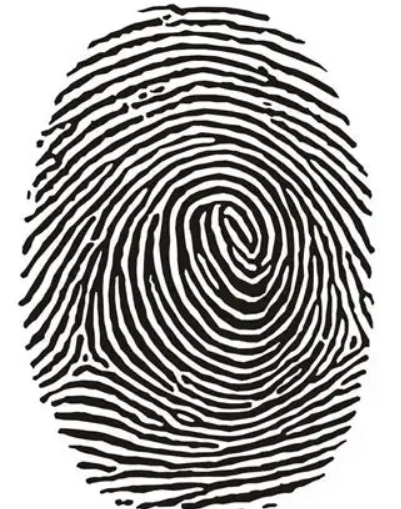
#> input picture P&V/fingerPrint.png, 401 x 509 px, found by its file name; the run also reads 2 pictures not shown here
$ jupyter execute --allow-errors '04_灰度变换、直方图.ipynb'   (older library calls are emulated)
#> lines starting #> are read from the running program, lines starting #| are printed output that depends on the picture
# 4. 灰度变换、直方图与图像复原

**目标**：掌握图像像素域的增强方法（灰度变换、直方图处理）以及基础的图像去噪与复原技术，为后续的形态学、边缘检测和高级分割打下基础。

在上一章中，我们处理图像时主要关注**色彩空间**（把图像从 BGR 转到 HSV、YCrCb、Lab）和**颜色信息**的利用。
但现实中的图像往往存在**对比度不足、亮度偏暗、噪声干扰、模糊**等问题。本章要做的事情可以概括为一句话：**在像素域直接对灰度值进行映射和统计，从而增强图像、去除噪声、恢复模糊**。

这两类操作贯穿了几乎所有传统图像处理任务：医学影像增强、指纹识别、老照片修复、监控视频去噪，都建立在它们之上。本章会先把每一类操作的**原理**讲清楚，再用 OpenCV 函数验证。

> **代码独立性说明**：本章每个代码块都**完全自包含**——自己导入库、自己读取图像（或自建测试数据），不依赖其他任何小节。每个代码块都可以单独运行。

## 4.0 术语与变量名约定（先读这一段）

本章会频繁出现 **灰度变换、直方图、均衡化、去噪、复原** 这些**图像处理术语**。为了避免「术语」和「代码变量」混淆，本章统一约定：

| 图像处理术语 | 代码里的图像变量 | 说明 |
|--------------|------------------|------|
| 原始灰度图 | `img_gray` | 单通道灰度图 |
| 变换后图像 | `img_transformed` | 经过灰度变换后的图像 |
| 直方图 | `hist` | 一维数组，长度为 256 |
| 均衡化后图像 | `img_eq` | 经过直方图均衡化的图像 |
| 去噪后图像 | `img_denoised` | 经过滤波去噪后的图像 |
| 复原后图像 | `img_restored` | 经过维纳滤波或逆滤波后的图像 |

**两条硬规则**：

1. **不要把 `gray`、`hist`、`eq` 当变量名**——它们是图像处理术语，直接当变量名会让读者分不清「这是在说概念，还是在说某个数组」。统一用 `img_gray`、`hist`、`img_eq`。
2. **`img_gray` 只是一个普通的 NumPy 二维数组**，形状为 `(height, width)`，数值范围通常是 0~255。它不是特殊类型，OpenCV 也不会因为变量名叫 `img_gray` 就自动按灰度处理。

**本章所需的测试图像**

本章使用以下图像（存放在 `P&V/` 目录下）：

- `bone.jpg`：骨骼 X 光图，适合演示灰度变换、Gamma 校正、直方图均衡化、CLAHE；
- `fingerprint.png`：指纹图（干净图），适合演示反转变换、比特平面、灰度直方图；去噪、去模糊部分会在代码中**自行加噪/加模糊**再处理；
- `coin.jpg`：硬币图，适合演示灰度直方图、直方图匹配、图像修复；
- `grayLena.bmp`：灰度自然图像，用于和硬币图、指纹图对比直方图形态；
- `darkcolorful.png`：暗调彩色图（人像 + 草地 + 野餐布），颜色丰富、整体偏暗，适合演示彩色图像均衡化策略；
- `house.jpg`：故宫彩色图，颜色丰富、亮度正常，适合对比“保色策略”；
- `portraitGrass.png`：人像 + 绿色草地，颜色丰富、目标与背景差异明显，适合演示 2D 直方图与反向投影；
- 4.4 节会使用**自己合成的测试图**，因为自制图的灰度分区更明确，能更清楚地展示对比度拉伸和灰度级分层的效果。

主要内容：
1. 图像反转变换
2. 线性灰度变换
3. 非线性灰度变换：对数变换、幂律变换（Gamma 校正）
4. Gamma 校正：物理意义、LUT 实现
5. 分段线性变换：对比度拉伸、灰度级分层
6. 灰度变换之比特平面
7. 基于灰度变换调整图像色阶
8. 对比度与亮度调整：convertScaleAbs
9. 图像的灰度直方图：计算、绘制
10. 直方图均衡化：equalizeHist
11. 直方图匹配：calcHist + LUT 实现
12. 基于局部直方图统计量的图像增强
13. 限制对比度自适应直方图均衡化：createCLAHE
14. 彩色图像均衡化策略（YCrCb 的 Y / Lab 的 L 通道）
15. 2D 直方图：H-S 平面联合直方图
16. 直方图反向投影：calcBackProject
17. 噪声模型：高斯、椒盐、泊松、乘性噪声
18. 去噪基础：非局部均值、快速非局部均值、双边滤波
19. 去噪效果评估：PSNR、SSIM
20. 去模糊基础：维纳滤波、逆滤波
21. 图像修复：inpaint、INPAINT_TELEA、INPAINT_NS
22. 常见坑与附录

---
## 4.1 图像反转变换 (Image Negative)

反转变换将图像的灰度值进行反转，公式为 $s = L - 1 - r$，其中 $L$ 是灰度级数（通常为 256），$r$ 是原始灰度值，$s$ 是变换后的灰度值。

**应用场景**：常用于增强暗区域中的白色或灰色细节，例如医学影像中的数字减影血管造影（DSA），或者指纹图像中突出脊线。

**OpenCV 实现**：

```python
img_neg = 255 - img_gray
```

或者使用 `cv2.bitwise_not`：

```python
img_neg = cv2.bitwise_not(img_gray)
```

> **常见坑**：
> - **反转后图像全黑/全白**：如果误把 `255 - img_gray` 写成 `img_gray - 255`，uint8 会回绕，结果完全错误。解决：严格按 $s = 255 - r$ 写，或直接用 `cv2.bitwise_not`。
> - **对彩色图直接做 `255 - img_bgr`**：这是对 B/G/R 三个通道同时反转，会改变色调（相当于反色），不是“灰度反转”。如果只想反转亮度，应先转灰度或转 YCrCb 只处理 Y 通道。

[cell 1]
# ============ 4.1 实例：图像反转变换 ============
# 本节完全独立：自己导入库、自己读取图像

import numpy as np                                                                  # 导入 NumPy
import cv2                                                                          # 导入 OpenCV
import matplotlib.pyplot as plt                                                     # 导入 Matplotlib

plt.rcParams['font.sans-serif'] = ['SimHei', 'Microsoft YaHei', 'Arial Unicode MS', 'DejaVu Sans']  # 设置中文字体
plt.rcParams['axes.unicode_minus'] = False                                          # 正常显示负号

img_gray = cv2.imread('P&V/fingerprint.png', cv2.IMREAD_GRAYSCALE)                  # 读取灰度图
assert img_gray is not None, '图像读取失败，请检查路径: P&V/fingerprint.png'        # 断言图像读取成功

# 反转变换
img_neg = 255 - img_gray                                                            # 公式 s = 255 - r
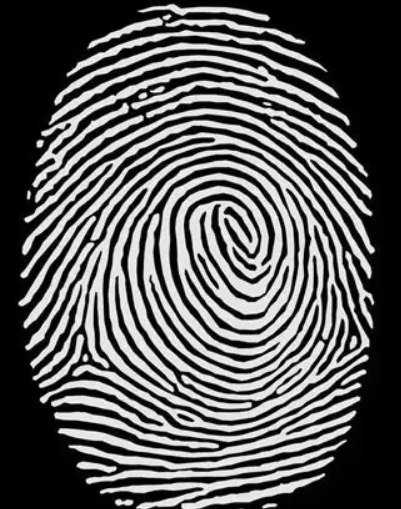
#> img_neg: shape (509, 401); min 0, max 255, mean 91.3

# 显示
plt.figure(figsize=(12, 5))                                                         # 画布

plt.subplot(1, 2, 1)                                                                # 原图
plt.imshow(img_gray, cmap='gray')                                                   # 显示
plt.title('Original (Fingerprint)')                                                 # 标题
plt.axis('off')                                                                     # 关闭坐标轴

plt.subplot(1, 2, 2)                                                                # 反转变换
plt.imshow(img_neg, cmap='gray')                                                    # 显示
plt.title('Negative Transform')                                                     # 标题
plt.axis('off')                                                                     # 关闭坐标轴

plt.tight_layout()                                                                  # 调整间距
plt.show()                                                                          # 渲染
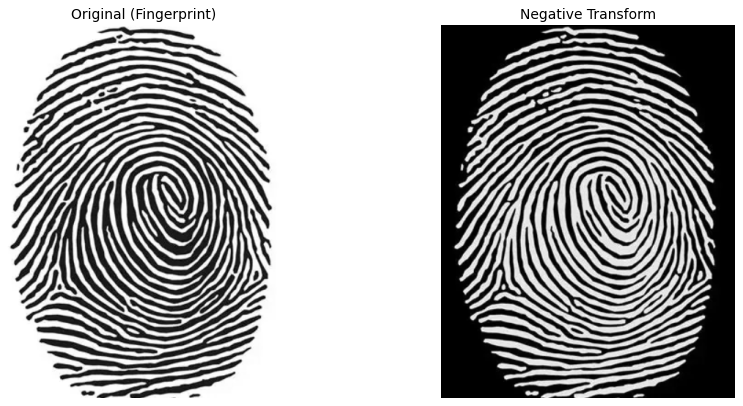
#> figure drawn by matplotlib, 2 panels

print('结论：反转变换将亮暗互换，常用于增强暗部细节')                                # 打印结论

---
## 4.2 线性灰度变换 (Linear Gray-level Transformation)

线性变换公式：$s = a \cdot r + b$。

- $a$：对比度系数（$a > 1$ 增加对比度，$0 < a < 1$ 降低对比度）；
- $b$：亮度偏移（$b > 0$ 增加亮度，$b < 0$ 降低亮度）。

**超出 0~255 怎么办**：不需要自己手工写截断逻辑，OpenCV 的 `cv2.convertScaleAbs` 已经帮你处理了。

```python
img_linear = cv2.convertScaleAbs(img_gray, alpha=a, beta=b)
```

它的内部流程是：

1. 先做线性变换 $s = a \cdot r + b$；
2. 对结果取**绝对值** `|s|`；
3. 再**饱和截断**到 `uint8` 的范围 `[0, 255]`，也就是超过 255 的按 255 处理、低于 0 的按 0 处理；
4. 返回 `uint8` 图像。

所以直接调用 `cv2.convertScaleAbs` 即可，**不需要**再手动 `np.clip`。这也是本章 4.2 实例里用的方式：

```python
img_linear = cv2.convertScaleAbs(img_gray, alpha=1.5, beta=30)
```

**什么时候才需要手工用 NumPy**：

- 你想自己控制截断方式（比如不取绝对值，只做 `clip`，保留负值的处理逻辑）；
- 你要做的是更复杂的逐像素映射，OpenCV 没有现成函数；
- 你想在 `float32` 域里连续做多步运算，最后再统一截断回 `uint8`。

这时才写成：

```python
img_linear = np.clip(a * img_gray.astype(np.float32) + b, 0, 255).astype(np.uint8)
```

**注意 `convertScaleAbs` 的“取绝对值”语义**：当 `a > 0` 时，`a*r + b` 一般不会为负（除非 `b` 很小且 `r` 很小），取绝对值与直接截断结果一致；但当 `a` 或 `b` 为负时，`convertScaleAbs` 会先把负值变成正值再截断，和 `np.clip` 的结果不同。做常规对比度/亮度调整时 `a > 0`，两者等价，可以放心用 `convertScaleAbs`。

> **常见坑**：
> - **灰度变换后图像全黑/全白**：变换系数过大或过小，超出 0~255 后没有截断，uint8 回绕。解决：用 `cv2.convertScaleAbs`（自动饱和截断），或手工 `np.clip(..., 0, 255).astype(np.uint8)`。
> - **手工写 `a * img_gray + b` 直接 `astype(np.uint8)`**：`img_gray` 是 uint8，`a * img_gray` 会先按 uint8 运算再回绕，负值和超过 255 的值都会出错。解决：先 `img_gray.astype(np.float32)`，再运算，最后 `np.clip` 后转 `uint8`。
> - **误以为 `convertScaleAbs` 等价于 `np.clip`**：`convertScaleAbs` 会先取绝对值再截断，当 `a` 或 `b` 为负时结果和 `np.clip` 不同。做常规对比度/亮度调整时 `a > 0`，两者等价；一旦涉及负系数，就要明确自己要的是“取绝对值”还是“截断到 0”。

[cell 2]
# ============ 4.2 实例：线性灰度变换 ============
# 本节完全独立：自己导入库、自己读取图像

import numpy as np                                                                  # 导入 NumPy
import cv2                                                                          # 导入 OpenCV
import matplotlib.pyplot as plt                                                     # 导入 Matplotlib

plt.rcParams['font.sans-serif'] = ['SimHei', 'Microsoft YaHei', 'Arial Unicode MS', 'DejaVu Sans']  # 设置中文字体
plt.rcParams['axes.unicode_minus'] = False                                          # 正常显示负号

img_gray = cv2.imread('P&V/bone.jpg', cv2.IMREAD_GRAYSCALE)                         # 读取灰度图
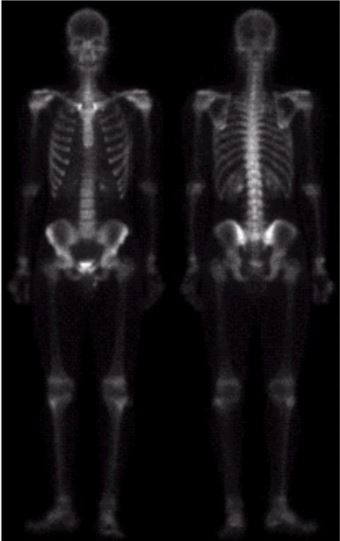
#> input picture P&V/bone.jpg, 340 x 541 px
#> img_gray: shape (541, 340)
assert img_gray is not None, '图像读取失败，请检查路径: P&V/bone.jpg'               # 断言图像读取成功

# 线性变换：a=1.5 (增加对比度), b=30 (增加亮度)
img_linear = cv2.convertScaleAbs(img_gray, alpha=1.5, beta=30)                      # 线性变换
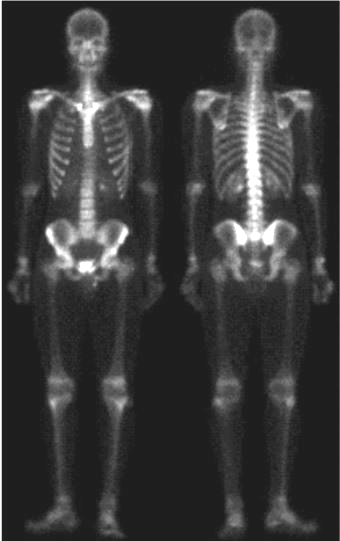
#> img_linear: shape (541, 340); min 30, max 255, mean 57.6

# 显示
plt.figure(figsize=(12, 5))                                                         # 画布

plt.subplot(1, 2, 1)                                                                # 原图
plt.imshow(img_gray, cmap='gray')                                                   # 显示
plt.title('Original (Bone)')                                                        # 标题
plt.axis('off')                                                                     # 关闭坐标轴

plt.subplot(1, 2, 2)                                                                # 线性变换
plt.imshow(img_linear, cmap='gray')                                                 # 显示
plt.title('Linear Transform (a=1.5, b=30)')                                         # 标题
plt.axis('off')                                                                     # 关闭坐标轴

plt.tight_layout()                                                                  # 调整间距
plt.show()                                                                          # 渲染

print('结论：线性变换通过调整 alpha 和 beta 改变对比度和亮度')                        # 打印结论

---
## 4.3 非线性灰度变换：对数变换与幂律变换（Gamma 校正）

### 4.3.1 对数变换

公式：$s = c \cdot \log(1 + r)$。

- 用于扩展低灰度值（暗部）细节，压缩高灰度值（亮部）细节；
- 典型应用：傅里叶频谱的显示。

**OpenCV 实现**：

```python
img_norm = img_gray / 255.0
img_log = np.log1p(img_norm)
img_log = (img_log / np.max(img_log)) * 255
img_log = np.uint8(img_log)
```

> **常见坑**：
> - **直接对 uint8 做 `np.log`**：`img_gray` 是整数，`np.log(img_gray)` 会先把整数转浮点，但 `log(0)` 会得到 `-inf`，且未归一化时数值范围不可控。解决：先 `img_gray / 255.0` 归一化到 `[0,1]`，用 `np.log1p` 避免 `log(0)`，最后再拉伸回 `[0,255]`。
> - **拉伸回 255 时用了固定系数**：`c` 应取 `255 / np.max(img_log)`，而不是写死一个常数，否则不同图像结果不一致。

### 4.3.2 幂律变换（Gamma 校正）

公式：$s = c \cdot r^\gamma$。

- $\gamma < 1$：扩展暗部细节（类似对数变换）；
- $\gamma > 1$：扩展亮部细节；
- $\gamma = 1$：恒等变换。

**物理意义**：Gamma 校正常用于校正显示设备的非线性响应。人眼对亮度的感知近似对数关系，而显示器的输出与输入电压近似幂律关系（$\gamma \approx 2.2$）。通过 Gamma 校正可以补偿这种非线性，使图像在人眼看来亮度均匀。

**LUT 实现**：使用 `cv2.LUT` 可以极大地加速像素级映射操作。

```python
gamma = 0.5
table = np.array([((i / 255.0) ** gamma) * 255 for i in np.arange(0, 256)]).astype("uint8")
img_gamma = cv2.LUT(img_gray, table)
```

> **注意**：这里 LUT 中的指数直接就是 `gamma`，与公式 $s = c \cdot r^\gamma$ 一致。因此 `gamma = 0.5` 对应 $r^{0.5}$，会提亮暗部；`gamma = 2.0` 对应 $r^{2}$，会压暗暗部。参数、注释、标题三者要保持一致，避免“写着提亮、实际却压暗”的矛盾。

**为什么 Gamma 校正比对数变换更灵活、可调？**

根本原因在于：**对数变换的曲线形状是固定的，而 Gamma 校正的曲线形状由一个可调参数 $\gamma$ 决定**。

1. **对数变换没有调节旋钮**。公式 $s = c \cdot \log(1 + r)$ 里的 $c$ 只是把结果拉伸回 $[0, 255]$ 的归一化系数，它不改变曲线形状。对数曲线永远是“先陡后平”的固定形状：暗部拉伸强、亮部压缩强。你只有“用”或“不用”两种选择，无法控制“到底提亮多少暗部”。

2. **Gamma 校正的 $\gamma$ 就是调节旋钮**。$\gamma$ 直接决定曲线形状：
   - $\gamma < 1$：曲线向上凸，暗部被拉伸、亮部被压缩，图像整体变亮；
   - $\gamma > 1$：曲线向下凹，暗部被压缩、亮部被拉伸，图像整体变暗；
   - $\gamma = 1$：恒等变换，图像不变。

   而且 $\gamma$ 可以取任意正实数（0.3、0.5、0.7、1.5、2.2……），因此你能**连续地调节提亮力度**，从“轻微提亮”到“强力提亮”得到一系列效果。

3. **从曲线形状看两者的关系**。对数变换的曲线形状，大致相当于 Gamma 校正里某个固定 $\gamma$（约 0.3~0.4）的效果，但它不能变；Gamma 校正则把“提亮暗部”这件事参数化了：$\gamma$ 越小，暗部提亮越强；$\gamma$ 越接近 1，效果越温和。

4. **实际使用中的意义**。在医学影像、老照片修复、监控图像增强等场景里，不同图像的暗部程度差别很大：有的只是稍微偏暗，用 $\gamma = 0.8$ 就够；有的暗部严重欠曝，需要 $\gamma = 0.4$ 甚至更小；有的需要压暗，用 $\gamma = 1.5$。如果只有对数变换，你只能接受它固定的提亮力度；而 Gamma 校正让你**用一个参数就覆盖从压暗到强提亮的全部范围**，所以更灵活、更可调，也是实际图像增强中更常用的原因。

**一句话总结**：对数变换的曲线形状是“死”的，Gamma 校正的曲线形状由 $\gamma$ 决定，$\gamma$ 可连续取值，因此能按需调节提亮力度。

> **常见坑**：
> - **Gamma 校正越调越暗**：LUT 中写了 `1/gamma`，或 `gamma` 取值与注释相反。解决：统一约定 LUT 中直接用 `gamma`，`gamma < 1` 提亮、`gamma > 1` 压暗，并让参数、注释、标题三者一致。
> - **LUT 构建时用了整数除法**：`i / 255` 在 Python 3 是浮点除，没问题；但如果写成 `i // 255`，结果全是 0 或 1，图像会变成二值图。解决：确认是 `/` 而不是 `//`。
> - **LUT 长度不是 256**：`cv2.LUT` 要求 LUT 长度与输入灰度级数一致（8 位图是 256）。如果写成 `np.arange(0, 255)`，长度 255，会报错或结果错位。解决：用 `np.arange(0, 256)`。

[cell 3]
# ============ 4.3 实例：对数变换与 Gamma 校正 ============
# 本节完全独立：自己导入库、自己读取图像

import numpy as np                                                                  # 导入 NumPy
import cv2                                                                          # 导入 OpenCV
import matplotlib.pyplot as plt                                                     # 导入 Matplotlib

plt.rcParams['font.sans-serif'] = ['SimHei', 'Microsoft YaHei', 'Arial Unicode MS', 'DejaVu Sans']  # 设置中文字体
plt.rcParams['axes.unicode_minus'] = False                                          # 正常显示负号

img_gray = cv2.imread('P&V/bone.jpg', cv2.IMREAD_GRAYSCALE)                         # 读取灰度图
assert img_gray is not None, '图像读取失败，请检查路径: P&V/bone.jpg'               # 断言图像读取成功

# 1. 对数变换
img_norm = img_gray / 255.0                                                         # 归一化到 [0, 1]
img_log = np.log1p(img_norm)                                                        # log(1+r)
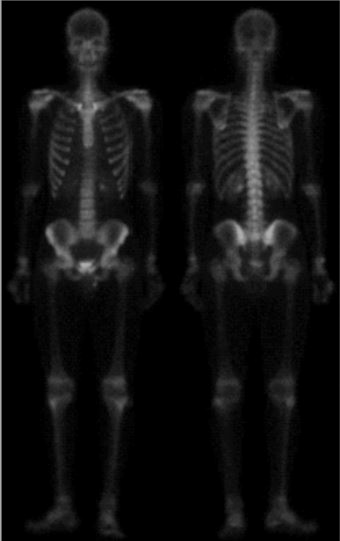
#> img_log: shape (541, 340) float64; min 0, max 0.691, mean 0.0658
img_log = (img_log / np.max(img_log)) * 255                                         # 拉伸回 [0, 255]
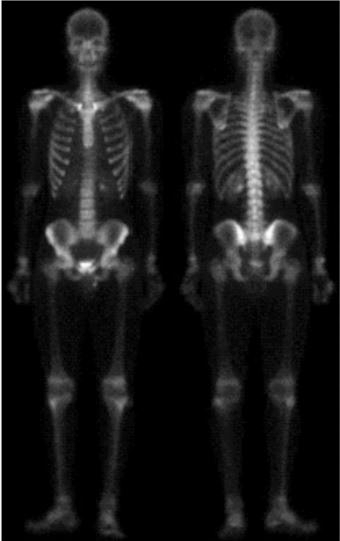
#> img_log: shape (541, 340) float64; min 0, max 255, mean 24.3
img_log = np.uint8(img_log)                                                         # 转 uint8

# 2. Gamma 校正 (LUT 实现，直接用 gamma 作为指数)
gamma = 0.5                                                                         # 小于1，提亮暗部
table = np.array([((i / 255.0) ** gamma) * 255 for i in np.arange(0, 256)]).astype("uint8")  # 构建 LUT
img_gamma = cv2.LUT(img_gray, table)                                                # 应用 LUT
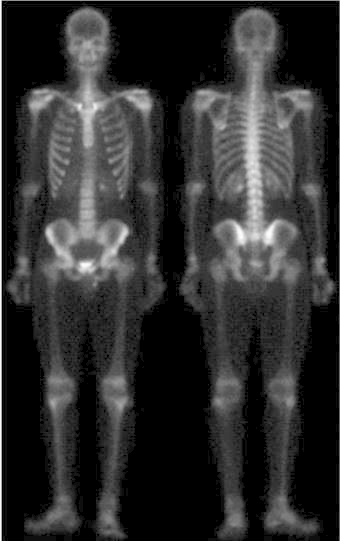
#> img_gamma: shape (541, 340); min 0, max 254, mean 47.3

# 显示
plt.figure(figsize=(15, 5))                                                         # 画布

plt.subplot(1, 3, 1)                                                                # 原图
plt.imshow(img_gray, cmap='gray')                                                   # 显示
plt.title('Original')                                                               # 标题
plt.axis('off')                                                                     # 关闭坐标轴

plt.subplot(1, 3, 2)                                                                # 对数变换
plt.imshow(img_log, cmap='gray')                                                    # 显示
plt.title('Log Transform')                                                          # 标题
plt.axis('off')                                                                     # 关闭坐标轴

plt.subplot(1, 3, 3)                                                                # Gamma 校正
plt.imshow(img_gamma, cmap='gray')                                                  # 显示
plt.title(f'Gamma Correction (gamma={gamma})')                                      # 标题
plt.axis('off')                                                                     # 关闭坐标轴

plt.tight_layout()                                                                  # 调整间距
plt.show()                                                                          # 渲染
#> (the rest of the program and of its run is left out)
